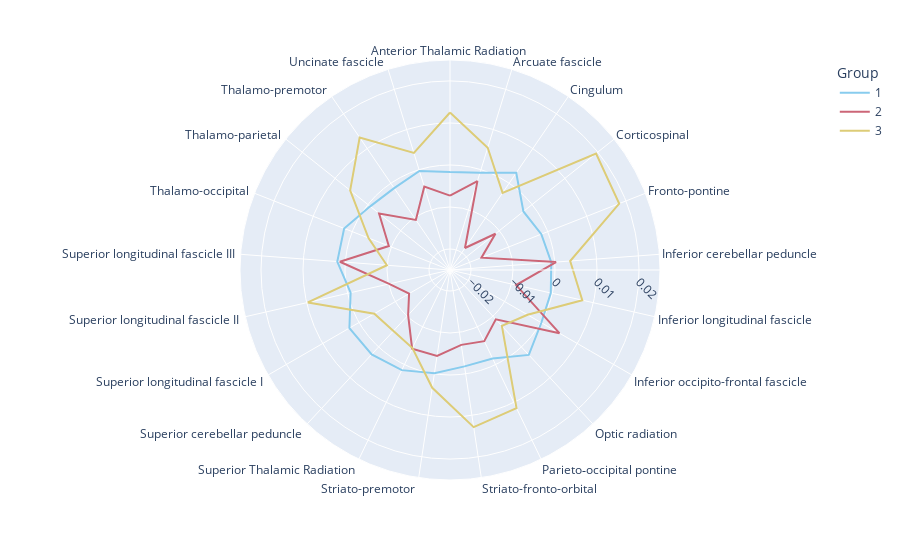

Notebook code cell kept with this figure:
### Code cell
# Spider Plots
import plotly.graph_objects as go

left_plottingdf['Tract'] = left_plottingdf['Tract'].str.replace('left', '').str.replace('tract', '')

fig = px.line_polar(left_plottingdf, r='Value', theta="Tract", color="Group", line_close=True,
                    color_discrete_sequence=px.colors.qualitative.Safe, range_r=[-0.025, 0.025])
fig.update_polars(radialaxis_tickangle=45)
# fig.update_polars(angularaxis_rotation=45)
# fig.update_polars(angularaxis_uirevision=45)
# fig.update_polars(angularaxis_tickangle=45)
fig.show()

### Figure 1 — Plotly figure (JSON) as saved in the notebook; plotly's stock layout.template omitted (floating-point values rounded to 4 significant figures)
{"data": [{"hovertemplate": "Group=1<br>Value=%{r}<br>Tract=%{theta}<extra></extra>", "legendgroup": "1", "line": {"color": "rgb(136, 204, 238)", "dash": "solid"}, "mode": "lines", "name": "1", "r": [-0.001679, -0.0007749, 0.002991, -0.002645, -0.001643, -0.000815, -0.0003892, 0.0001123, 0.00259, -0.001611, -0.00179, -0.00015, 0.001462, 0.002426, 0.002654, -0.0007271, 0.001916, 0.002078, -0.0006946, -0.001402, -0.0003256, -0.001679], "showlegend": true, "subplot": "polar", "theta": ["Anterior Thalamic Radiation ", "Arcuate fascicle ", "Cingulum ", "Corticospinal  ", "Fronto-pontine  ", "Inferior cerebellar peduncle ", "Inferior longitudinal fascicle ", "Inferior occipito-frontal fascicle ", "Optic radiation ", "Parieto‐occipital pontine ", "Striato-fronto-orbital ", "Striato-premotor ", "Superior Thalamic Radiation ", "Superior cerebellar peduncle ", "Superior longitudinal fascicle I ", "Superior longitudinal fascicle II ", "Superior longitudinal fascicle III ", "Thalamo-occipital ", "Thalamo-parietal ", "Thalamo-premotor ", "Uncinate fascicle ", "Anterior Thalamic Radiation "], "type": "scatterpolar"}, {"hovertemplate": "Group=2<br>Value=%{r}<br>Tract=%{theta}<extra></extra>", "legendgroup": "2", "line": {"color": "rgb(204, 102, 119)", "dash": "solid"}, "mode": "lines", "name": "2", "r": [-0.007289, -0.002867, -0.01866, -0.01116, -0.01696, 0.000317, -0.00886, 0.005082, -0.008963, -0.006194, -0.006976, -0.00431, -0.004218, -0.01034, -0.01375, -0.01015, 0.00129, -0.009353, -0.003393, -0.01056, -0.004232, -0.007289], "showlegend": true, "subplot": "polar", "theta": ["Anterior Thalamic Radiation ", "Arcuate fascicle ", "Cingulum ", "Corticospinal  ", "Fronto-pontine  ", "Inferior cerebellar peduncle ", "Inferior longitudinal fascicle ", "Inferior occipito-frontal fascicle ", "Optic radiation ", "Parieto‐occipital pontine ", "Striato-fronto-orbital ", "Striato-premotor ", "Superior Thalamic Radiation ", "Superior cerebellar peduncle ", "Superior longitudinal fascicle I ", "Superior longitudinal fascicle II ", "Superior longitudinal fascicle III ", "Thalamo-occipital ", "Thalamo-parietal ", "Thalamo-premotor ", "Uncinate fascicle ", "Anterior Thalamic Radiation "], "type": "scatterpolar"}, {"hovertemplate": "Group=3<br>Value=%{r}<br>Tract=%{theta}<extra></extra>", "legendgroup": "3", "line": {"color": "rgb(221, 204, 119)", "dash": "solid"}, "mode": "lines", "name": "3", "r": [0.01249, 0.00546, -0.002779, 0.01949, 0.01827, 0.003692, 0.007308, -0.003663, -0.006835, 0.01149, 0.01283, 0.003368, -0.004379, -0.005204, -0.004198, 0.009712, -0.009933, -0.004154, 0.005401, 0.01319, 0.004158, 0.01249], "showlegend": true, "subplot": "polar", "theta": ["Anterior Thalamic Radiation ", "Arcuate fascicle ", "Cingulum ", "Corticospinal  ", "Fronto-pontine  ", "Inferior cerebellar peduncle ", "Inferior longitudinal fascicle ", "Inferior occipito-frontal fascicle ", "Optic radiation ", "Parieto‐occipital pontine ", "Striato-fronto-orbital ", "Striato-premotor ", "Superior Thalamic Radiation ", "Superior cerebellar peduncle ", "Superior longitudinal fascicle I ", "Superior longitudinal fascicle II ", "Superior longitudinal fascicle III ", "Thalamo-occipital ", "Thalamo-parietal ", "Thalamo-premotor ", "Uncinate fascicle ", "Anterior Thalamic Radiation "], "type": "scatterpolar"}], "layout": {"legend": {"title": {"text": "Group"}, "tracegroupgap": 0}, "margin": {"t": 60}, "polar": {"angularaxis": {"direction": "clockwise", "rotation": 90}, "domain": {"x": [0, 1], "y": [0, 1]}, "radialaxis": {"range": [-0.025, 0.025], "tickangle": 45}}}}
